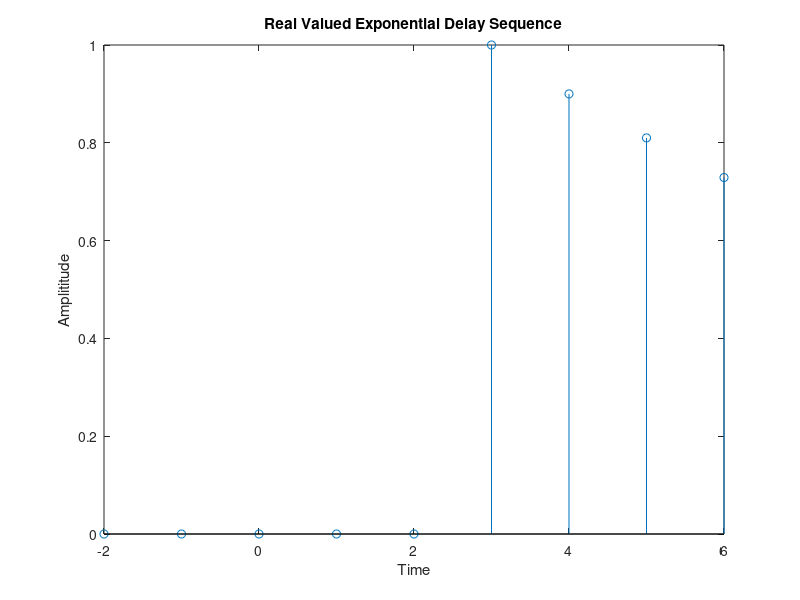

Here is the MATLAB script that generated this plot:
n=-2:6;
x=[0.9.^(n-3)].*[(n-3)>=0];
stem(n,x);
xlabel('Time');
ylabel('Amplititude');
title('Real Valued Exponential Delay Sequence');